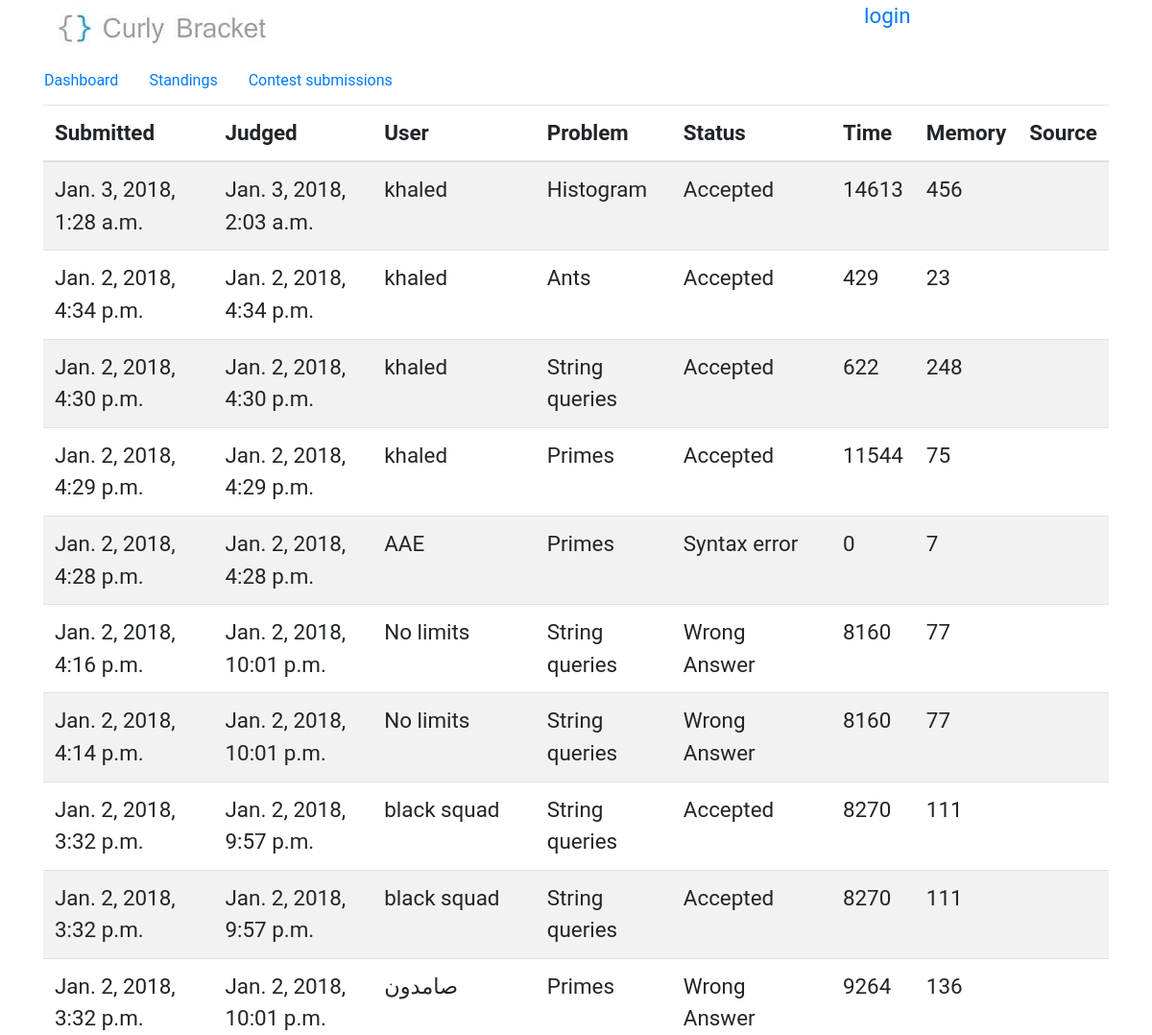
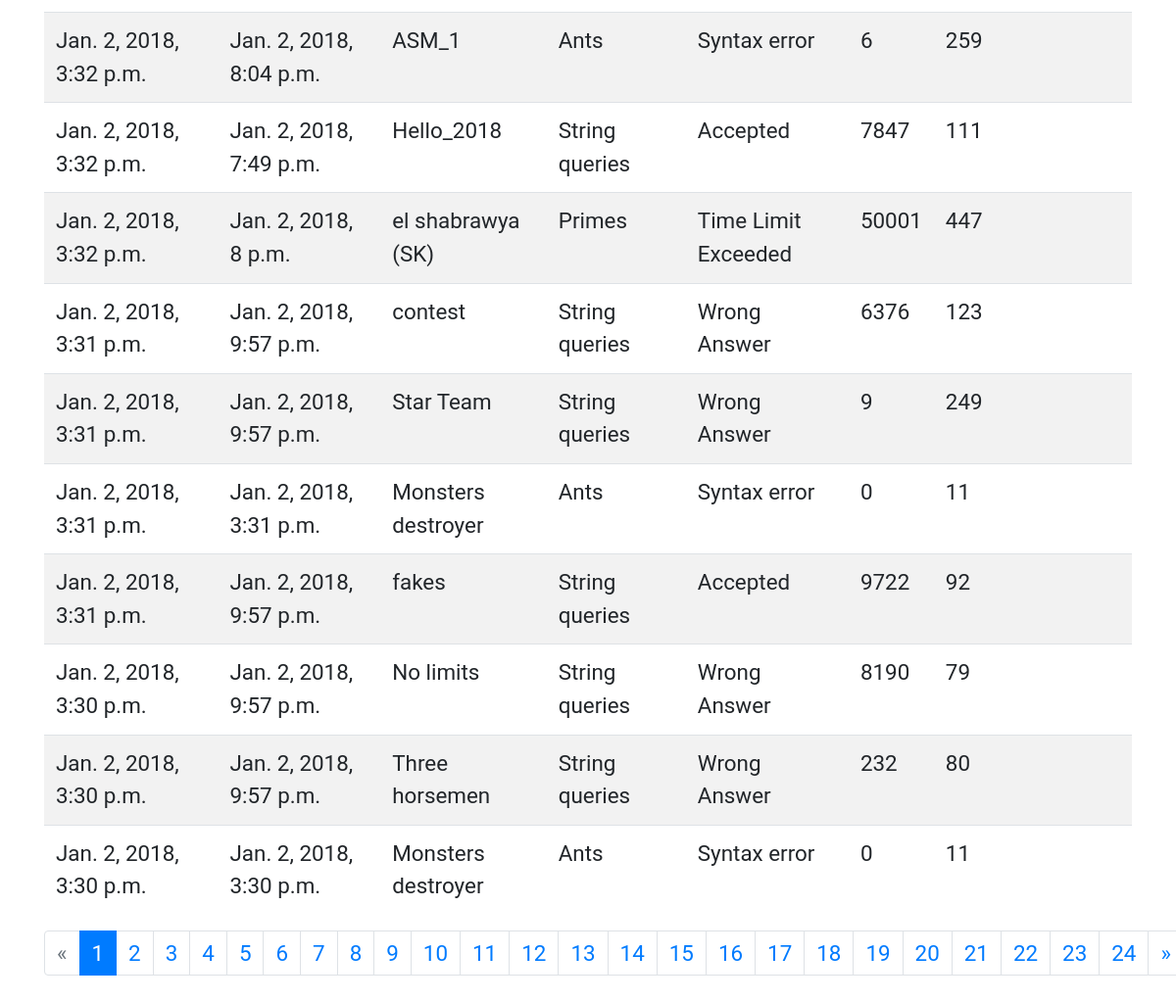
Page /contest/3/submissions on the committed database (2 pictures, top to bottom).
### BracketsOJ/models.py (models this page shows, shortened)
class submission(models.Model):
    user = models.ForeignKey(User, on_delete=models.CASCADE)
    time = models.IntegerField(null=True,blank=True)
    memory = models.IntegerField(null=True,blank=True)
    submitted = models.DateTimeField(auto_now_add=True, blank=True)
    judged = models.DateTimeField(null=True,blank=True)
    problem = models.ForeignKey(problem, on_delete=models.CASCADE)
    STATUSES = [
        ('AC', 'Accepted'),
        ('TL', 'Time Limit Exceeded'),
        ('ML', 'Memory Limit Exceeded'),
        ('WA', 'Wrong Answer'),
        ('RTE', 'Run Time Error'),
        ('QU', 'In queue'),
        ('CE', 'Syntax error'),
        ('FJ', 'Failed to judge')
    ]
    status = models.CharField(max_length=50, choices=STATUSES, null=True,blank=True)
    code = models.TextField(default="")

class problem(models.Model):
    title = models.CharField(max_length=50)
    time_limit = models.IntegerField(default=100)
    memory_limit = models.IntegerField(default=64)
    statement = models.CharField(max_length=1500)
    input_section = models.CharField(max_length=500)
    output_section = models.CharField(max_length=500)
    samples = models.IntegerField(default=1)
    notes = models.CharField(max_length=200, blank=True, null=True)
    added = models.DateField(auto_now_add=True, blank=True)
    contest = models.ForeignKey(contest, on_delete=models.SET_NULL, null=True, blank=True)
    checker = models.CharField(max_length=50, default='ecmp')
    def __str__(self):
        return self.title

### BracketsOJ/views.py (the view)
# urls.py: re_path(r'^submissions/?(?P<page_id>\d+)?$', views.submissionView, name='submissions'),
def submissionView(request, page_id=1, contest_id=None, user_id=None):
    if contest_id is not None:
        contestObj = get_object_or_404(contest, id=contest_id, start_date__lte=datetime.now())
        if user_id is None:
            submissions_list = submission.objects.filter(problem__contest__id=contest_id)
        else:
            submissions_list = submission.objects.filter(problem__contest__id=contest_id, user__id=user_id)
    else:
        if user_id is None:
            submissions_list = submission.objects.all()
        else:
            submissions_list = submission.objects.filter(user__id=user_id)
        contestObj = None
    submissions_list = submissions_list.order_by('submitted').reverse()
    try:
        paginator = Paginator(submissions_list, 20)
        try:
            submissions_list = paginator.page(page_id)
        except PageNotAnInteger:
            submissions_list = paginator.page(1)
        except EmptyPage:
            submissions_list = paginator.page(paginator.num_pages)
        return render(request, 'submissions.html', {'submissions': submissions_list, 'contest': contestObj})
    except:
        raise SuspiciousOperation()

### templates/submissions.html (shortened to what this page needs)
{% extends 'base.html' %}
{% block content %}
        <div>
            <nav class="row nav problem-text">
                {% if contest is not none %}<a class="nav-link" href="/contest/{{ contest.id }}">Dashboard</a>{% endif %}
                {% if contest is not none %}<a class="nav-link" href="/contest/{{ contest.id }}/scoreboard">Standings</a>{% endif %}
                {% if contest is not none %}<a class="nav-link" href="/contest/{{ contest.id }}/submissions">Contest submissions</a>{% endif %}
            </nav>
        </div>
        <div class="table-responsive">
            <table class="table table-striped">
                <thead>
                    <tr>
                        <th>
                            Submitted
                        </th>
                        <th>
                            Judged
                        </th>
                        <th>
                            User
                        </th>
                        <th>
                            Problem
                        </th>
                        <th>
                            Status
                        </th>
                        <th>
                            Time
                        </th>
                        <th>
                            Memory
                        </th>
                        <th>
                            Source
                        </th>
                    </tr>
                </thead>
                <tbody>
                    {% load tz %}
                    {% for submission in submissions %}
                        <tr>
                            <td>
                                {{ submission.submitted|localtime }}
                            </td>
                            <td>
                                {{ submission.judged|localtime }}
                            </td>
                            <td>
                                {{ submission.user.first_name }}
                            </td>
                            <td>
                                {{ submission.problem }}
                            </td>
                            <td>
                                {{ submission.get_status_display }}
                            </td>
                            <td>
                                {{ submission.time }}
                            </td>
                            <td>
                                {{ submission.memory }}
                            </td>
                            <td>
                            </td>
                        </tr>
                    {% endfor %}
                </tbody>
            </table>
        </div>
        <nav class="Page navigation">
            {% if submissions.has_other_pages %}
                <ul class="pagination mx-auto">
                    {% if submissions.has_previous %}
                        {% if contest is not None %}
                            <li class="page-item"><a class="page-link" href="/contest/{{ contest.id }}/submissions/{{ submissions.previous_page_number }}">&laquo;</a></li>
                        {% else %}
                            <li class="page-item"><a class="page-link" href="/submissions/{{ submissions.previous_page_number }}">&laquo;</a></li>
                        {% endif %}
                    {% else %}
                        <li class="page-item disabled"><span class="page-link">&laquo;</span></li>
                    {% endif %}
                    {% for i in submissions.paginator.page_range %}
                        {% if submissions.number == i %}
                            <li class="page-item active"><span class="page-link">{{ i }} <span class="sr-only">(current)</span></span></li>
                        {% else %}
                            {% if contest is not None %}
                                <li class="page-item"><a class="page-link" href="/contest/{{ contest.id }}/submissions/{{ i }}">{{ i }}</a></li>
                            {% else %}
                                <li class="page-item"><a class="page-link" href="/submissions/{{ i }}">{{ i }}</a></li>
                            {% endif %}
                        {% endif %}
                    {% endfor %}
                    {% if submissions.has_next %}
                        {% if contest is not None %}
                            <li class="page-item"><a class="page-link" href="/contest/{{ contest.id }}/submissions/{{ submissions.next_page_number }}">&raquo;</a></li>
                        {% else %}
                            <li class="page-item"><a class="page-link" href="/submissions/{{ submissions.next_page_number }}">&raquo;</a></li>
                        {% endif %}
                    {% else %}
                        <li class="page-item disabled"><span class="page-link">&raquo;</span></li>
                    {% endif %}
              </ul>
            {% endif %}
        </nav>
{% endblock %}

### templates/base.html (style rules this page uses)
body { line-height: 1.5em; font-size: 1.4rem; font-family: "Roboto", "Lucida Grande", Verdana, Arial, sans-serif; padding-bottom: 47px; }
.problem-text { font-size: 1rem; }

### rows in the picture
submission: submitted "Jan. 3, 2018, 1:28 a.m.", judged "Jan. 3, 2018, 2:03 a.m.", user.first_name "khaled", problem "Histogram", status "Accepted", time "14613", memory "456"
submission: submitted "Jan. 2, 2018, 4:34 p.m.", judged "Jan. 2, 2018, 4:34 p.m.", user.first_name "khaled", problem "Ants", status "Accepted", time "429", memory "23"
submission: submitted "Jan. 2, 2018, 4:30 p.m.", judged "Jan. 2, 2018, 4:30 p.m.", user.first_name "khaled", problem "String queries", status "Accepted", time "622", memory "248"
submission: submitted "Jan. 2, 2018, 4:29 p.m.", judged "Jan. 2, 2018, 4:29 p.m.", user.first_name "khaled", problem "Primes", status "Accepted", time "11544", memory "75"
submission: submitted "Jan. 2, 2018, 4:28 p.m.", judged "Jan. 2, 2018, 4:28 p.m.", user.first_name "AAE", problem "Primes", status "Syntax error", time "0", memory "7"
submission: submitted "Jan. 2, 2018, 4:16 p.m.", judged "Jan. 2, 2018, 10:01 p.m.", user.first_name "No limits", problem "String queries", status "Wrong Answer", time "8160", memory "77"
submission: submitted "Jan. 2, 2018, 4:14 p.m.", judged "Jan. 2, 2018, 10:01 p.m.", user.first_name "No limits", problem "String queries", status "Wrong Answer", time "8160", memory "77"
submission: submitted "Jan. 2, 2018, 3:32 p.m.", judged "Jan. 2, 2018, 9:57 p.m.", user.first_name "black squad", problem "String queries", status "Accepted", time "8270", memory "111"
submission: submitted "Jan. 2, 2018, 3:32 p.m.", judged "Jan. 2, 2018, 9:57 p.m.", user.first_name "black squad", problem "String queries", status "Accepted", time "8270", memory "111"
submission: submitted "Jan. 2, 2018, 3:32 p.m.", judged "Jan. 2, 2018, 10:01 p.m.", user.first_name "صامدون", problem "Primes", status "Wrong Answer", time "9264", memory "136"
submission: submitted "Jan. 2, 2018, 3:32 p.m.", judged "Jan. 2, 2018, 8:04 p.m.", user.first_name "ASM_1", problem "Ants", status "Syntax error", time "6", memory "259"
submission: submitted "Jan. 2, 2018, 3:32 p.m.", judged "Jan. 2, 2018, 7:49 p.m.", user.first_name "Hello_2018", problem "String queries", status "Accepted", time "7847", memory "111"
submission: submitted "Jan. 2, 2018, 3:32 p.m.", judged "Jan. 2, 2018, 8 p.m.", user.first_name "el shabrawya (SK)", problem "Primes", status "Time Limit Exceeded", time "50001", memory "447"
submission: submitted "Jan. 2, 2018, 3:31 p.m.", judged "Jan. 2, 2018, 9:57 p.m.", user.first_name "contest", problem "String queries", status "Wrong Answer", time "6376", memory "123"
submission: submitted "Jan. 2, 2018, 3:31 p.m.", judged "Jan. 2, 2018, 9:57 p.m.", user.first_name "Star Team", problem "String queries", status "Wrong Answer", time "9", memory "249"
submission: submitted "Jan. 2, 2018, 3:31 p.m.", judged "Jan. 2, 2018, 3:31 p.m.", user.first_name "Monsters destroyer", problem "Ants", status "Syntax error", time "0", memory "11"
submission: submitted "Jan. 2, 2018, 3:31 p.m.", judged "Jan. 2, 2018, 9:57 p.m.", user.first_name "fakes", problem "String queries", status "Accepted", time "9722", memory "92"
submission: submitted "Jan. 2, 2018, 3:30 p.m.", judged "Jan. 2, 2018, 9:57 p.m.", user.first_name "No limits", problem "String queries", status "Wrong Answer", time "8190", memory "79"
submission: submitted "Jan. 2, 2018, 3:30 p.m.", judged "Jan. 2, 2018, 9:57 p.m.", user.first_name "Three horsemen", problem "String queries", status "Wrong Answer", time "232", memory "80"
submission: submitted "Jan. 2, 2018, 3:30 p.m.", judged "Jan. 2, 2018, 3:30 p.m.", user.first_name "Monsters destroyer", problem "Ants", status "Syntax error", time "0", memory "11"

### other values in the picture
{{ i }} "1"
{{ i }} "2" "3" "4" "5" "6" "7" "8" "9" "10" "11" "12" "13" "14" "15" "16" "17" "18" "19" "20" "21" "22" "23" "24"
